Frame 1 (no input): blank canvas, image omitted
Frame 60 (the mouse pressed at the canvas centre just before this capture): blank canvas, image omitted
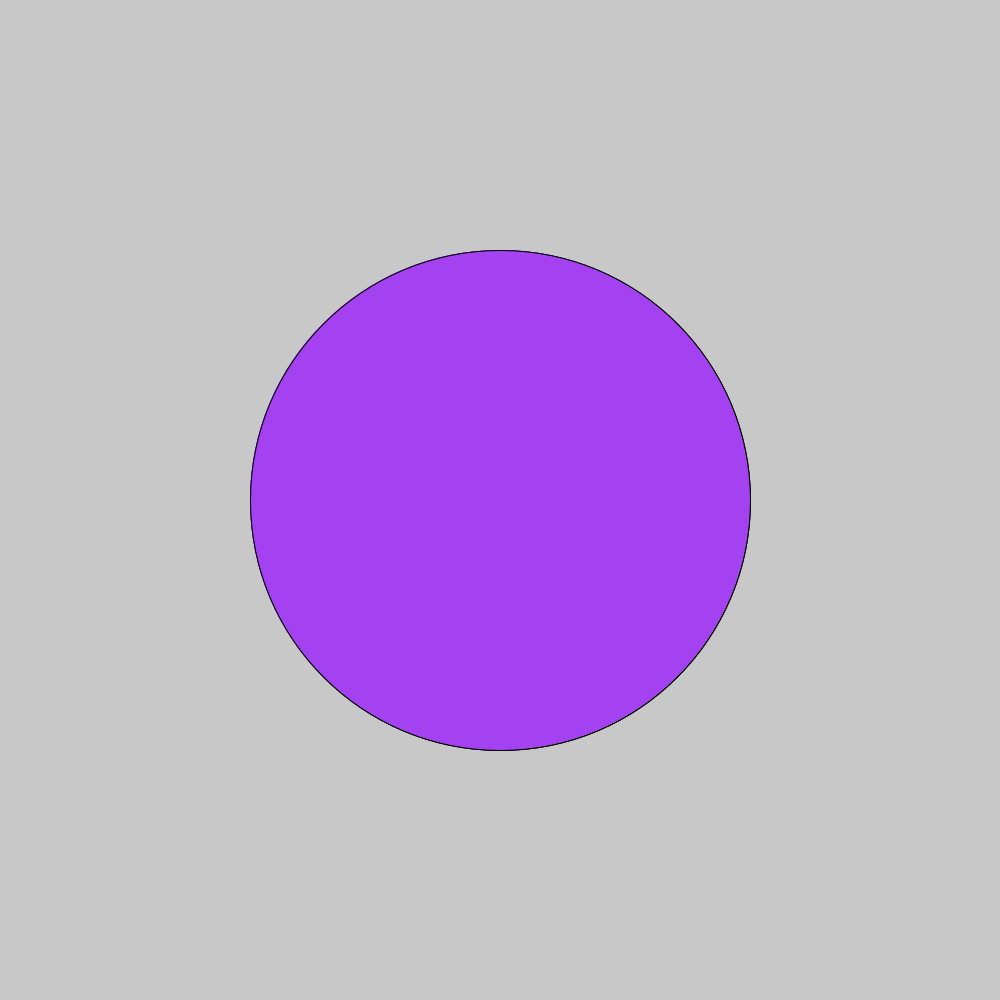
Frame 120 (the mouse held since frame 60 and released just before this capture)

The Processing sketch whose frames 1 and 60 were blank and that drew this single picture after the mouse press (run headless with seeded random() and noise(); from frame 60 on, the mouse is pressed at the canvas centre):

// Processing sketch: Ellipse2x
// ── Ellipse2x.pde
color blob1Colour;
color blob2Colour;

void setup() {
  
  size(1000, 1000);
  blob1Colour = color(random(255),random(255),random(255));
  blob2Colour = color(random(255),random(255),random(255));
}

void draw() {
  background(200);
  ellipse(500, 500, mouseX, mouseY);
  fill(blob1Colour);
  ellipse(500, 500, mouseY, mouseX);
}

void mouseMoved()
{
  fill(random(255),random(255),random(255));
}
